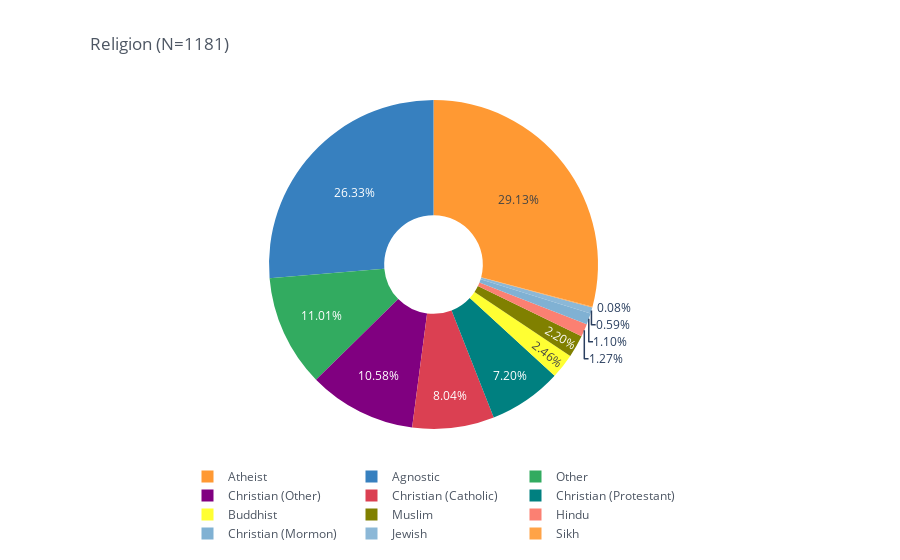

This figure's notebook cell:
### Code cell
pieChart(gcbs_clean_df, col='DEMO_religion', title='Religion')

### Figure 1 — Plotly figure (JSON) as saved in the notebook; plotly's stock layout.template omitted (floating-point values rounded to 4 significant figures)
{"data": [{"hole": 0.3, "labels": ["Atheist", "Agnostic", "Other", "Christian (Other)", "Christian (Catholic)", "Christian (Protestant)", "Buddhist", "Muslim", "Hindu", "Christian (Mormon)", "Jewish", "Sikh"], "marker": {"colors": ["rgba(255, 153, 51, 1.0)", "rgba(55, 128, 191, 1.0)", "rgba(50, 171, 96, 1.0)", "rgba(128, 0, 128, 1.0)", "rgba(219, 64, 82, 1.0)", "rgba(0, 128, 128, 1.0)", "rgba(255, 255, 51, 1.0)", "rgba(128, 128, 0, 1.0)", "rgba(251, 128, 114, 1.0)", "rgba(128, 177, 211, 1.0)", "rgba(128, 177, 211, 0.8999999999999999)", "rgba(255, 153, 51, 0.8999999999999999)"]}, "name": "", "texttemplate": "%{percent:.2%}", "type": "pie", "values": [344, 311, 130, 125, 95, 85, 29, 26, 15, 13, 7, 1]}], "layout": {"legend": {"bgcolor": "#FFFFFF", "font": {"color": "#4D5663"}, "orientation": "h", "x": 0.5, "xanchor": "center"}, "paper_bgcolor": "#FFFFFF", "plot_bgcolor": "#FFFFFF", "title": {"font": {"color": "#4D5663"}, "text": "Religion (N=1181)", "x": 0.1}}}
